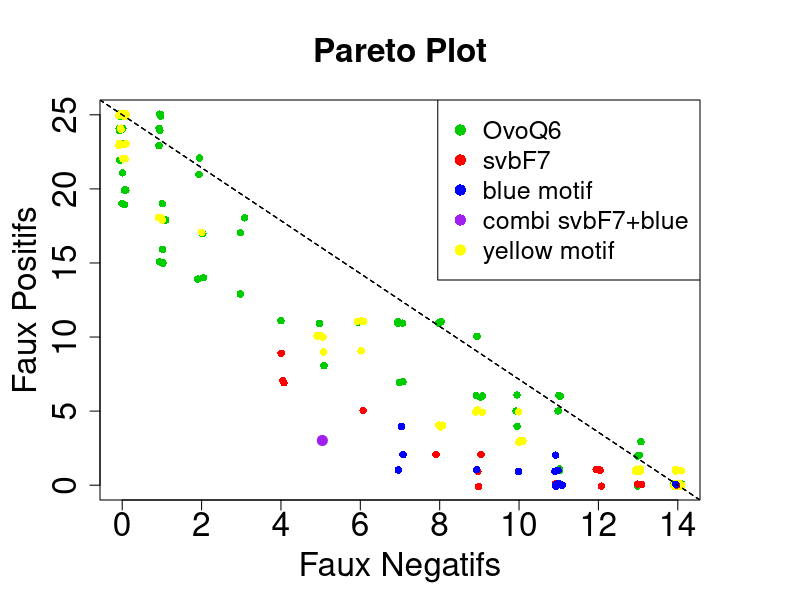

This chart was generated by the following R code:
#!/usr/bin/Rscript
pdf("plot_pareto.pdf", family="Palatino")
par(mar=c(5,5,5,5))

jitfact=0.5


sizepts=0.25
offset=0.15

pchc=16
pchnc=20
cexc=1
cexnc=1

y0=25
x0=14

#skip=1 to begin reading after line 1
ig=read.table("ovoQ6/roc-enhancers-info.dat")
#legend(2/3*x0,2/3*y0,c("Felsen","Halpern"),fill=c("blue","red"))

name<-ig[,1]
tmot<-ig[,2][name=="ovo_Q6"]
tdet<-ig[,3][name=="ovo_Q6"]
moti<-ig[,4][name=="ovo_Q6"]
nmot<-ig[,5][name=="ovo_Q6"]
auc<-ig[,6][name=="ovo_Q6"]
FP<-jitter(ig[,7][name=="ovo_Q6"],factor=jitfact)
FN<-jitter(ig[,8][name=="ovo_Q6"],factor=jitfact)
xf<-FN
yf<-FP
plot(xf,yf,
     xlab="Faux Negatifs",
     ylab="Faux Positifs",
     main="Pareto Plot",
     pch=pchc,
     xlim=c(0,x0),
     ylim=c(0,y0),
     col="green3",
     cex.main=2,
     cex.axis=2,
     cex.lab=2
     
     )
name<-"c"
auc=round(auc*100)/100
#text(FN,FP,pos=1,labels=paste(name,":",tmot,",t",tdet,",",nmot,"x",moti,sep=""),cex=sizepts,offset=0.15)
#text(FN,FP,pos=3,labels=auc,cex=sizepts,offset=0.15)
abline(y0,-y0/x0,lty="dashed")


#skip=1 to begin reading after line 1
ig=read.table("TTATGGAA/roc-enhancers-info.dat")
#legend(2/3*x0,2/3*y0,c("Felsen","Halpern"),fill=c("blue","red"))

name<-ig[,1]
tmot<-ig[,2][name=="TTATGGAA"]
tdet<-ig[,3][name=="TTATGGAA"]
moti<-ig[,4][name=="TTATGGAA"]
nmot<-ig[,5][name=="TTATGGAA"]
auc<-ig[,6][name=="TTATGGAA"]
FP<-jitter(ig[,7][name=="TTATGGAA"],factor=jitfact)
FN<-jitter(ig[,8][name=="TTATGGAA"],factor=jitfact)
xf<-FN
yf<-FP
points(xf,yf,pch=pchc,col="yellow")
name<-"c"
auc=round(auc*100)/100
#text(FN,FP,pos=1,labels=paste(name,":",tmot,",t",tdet,",",nmot,"x",moti,sep=""),cex=sizepts,offset=0.15)
#text(FN,FP,pos=3,labels=auc,cex=sizepts,offset=0.15)
abline(y0,-y0/x0,lty="dashed")



#skip=1 to begin reading after line 1
ig=read.table("rouge-bleu/roc-enhancers-info.dat")
#legend(2/3*x0,2/3*y0,c("Felsen","Halpern"),fill=c("blue","red"))

name<-ig[,1]
tmot<-ig[,2][name=="rouge"]
tdet<-ig[,3][name=="rouge"]
moti<-ig[,4][name=="rouge"]
nmot<-ig[,5][name=="rouge"]
auc<-ig[,6][name=="rouge"]
FP<-jitter(ig[,7][name=="rouge"],factor=jitfact)
FN<-jitter(ig[,8][name=="rouge"],factor=jitfact)
xf<-FN
yf<-FP
points(xf,yf,pch=pchc,xlim=c(0,x0),ylim=c(0,y0),col="red")
name<-"c"
auc=round(auc*100)/100
#text(FN,FP,pos=1,labels=paste(name,":",tmot,",t",tdet,",",nmot,"x",moti,sep=""),cex=sizepts,offset=0.15)
#text(FN,FP,pos=3,labels=auc,cex=sizepts,offset=0.15)
abline(y0,-y0/x0,lty="dashed")


name<-ig[,1]
tmot<-ig[,2][name=="bleu"]
tdet<-ig[,3][name=="bleu"]
moti<-ig[,4][name=="bleu"]
nmot<-ig[,5][name=="bleu"]
auc<-ig[,6][name=="bleu"]
FP<-jitter(ig[,7][name=="bleu"],factor=jitfact)
FN<-jitter(ig[,8][name=="bleu"],factor=jitfact)
xf<-FN
yf<-FP
points(xf,yf,pch=pchc,xlim=c(0,x0),ylim=c(0,y0),col="blue")
name<-"c"
auc=round(auc*100)/100
#text(FN,FP,pos=1,labels=paste(name,":",tmot,",t",tdet,",",nmot,"x",moti,sep=""),cex=sizepts,offset=0.15)
#text(FN,FP,pos=3,labels=auc,cex=sizepts,offset=0.15)
abline(y0,-y0/x0,lty="dashed")

cexc2=2
cexnc2=2

name<-ig[,1]
yf<-jitter(ig[,7][name=="combi"],factor=jitfact)
xf<-jitter(ig[,8][name=="combi"],factor=jitfact)
points(xf,yf,col="purple",cex=cexc2,pch=pchnc)

legend("topright",
   leg = c("OvoQ6","svbF7","blue motif","combi svbF7+blue","yellow motif"),
   cex = 1.5,
   pch =pchc,
   #pt.cex = c(cexc,cexnc,cexc,cexnc,cexc,cexnc,cexc2,cexnc2,cexc2,cexnc2),
   col = c("green3","red","blue","purple","yellow"))
